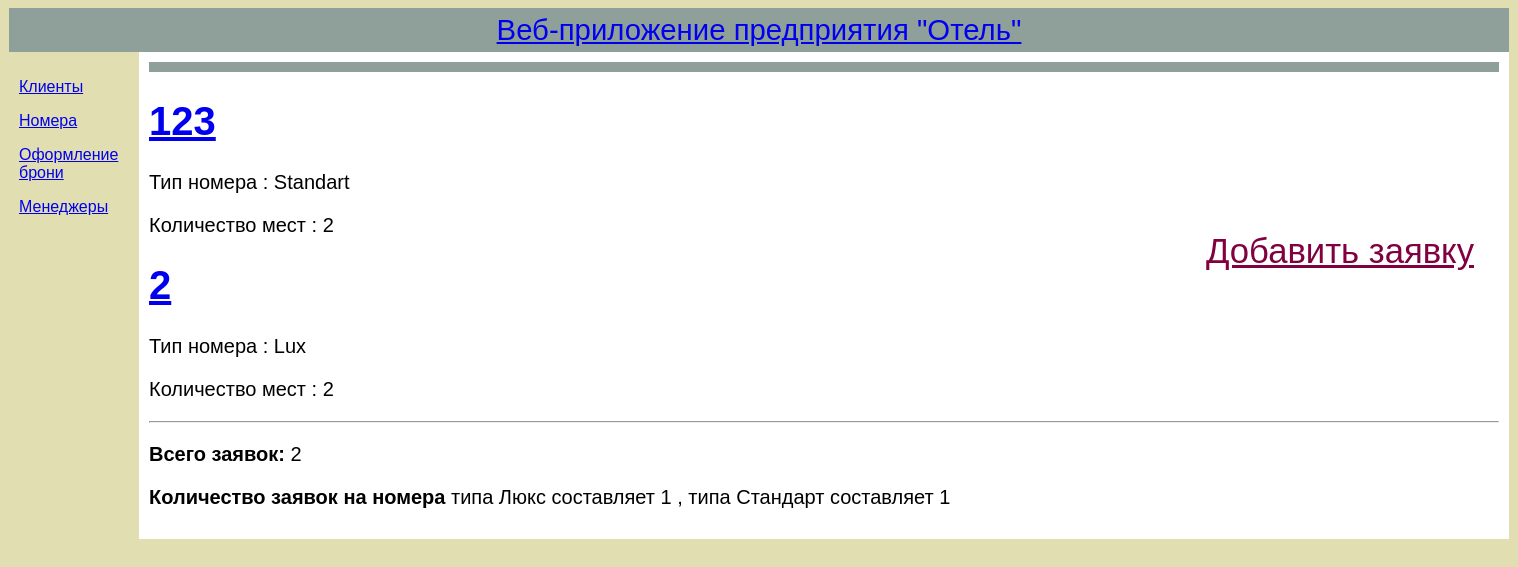
The page /booking/ on the database its author committed.
### blog/models.py (models this page shows, shortened)
class Booking(models.Model):
	number = models.CharField(max_length=50)
	created_date = models.DateTimeField(default=timezone.now)
	book_room_type = models.CharField(max_length=50)
	book_room_places = models.CharField(max_length=10)
	arrival_date = models.DateTimeField(default=timezone.now)
	tenure = models.CharField(max_length=20)

### blog/views.py (the view)
# urls.py: path('booking/', views.booking_list, name = 'booking_list'),
def booking_list(request):
    bookings = Booking.objects.order_by('number')
    count_bookings = Booking.objects.count()
    lux =  Booking.objects.filter(book_room_type = 'Lux').count()
    standart = Booking.objects.filter(book_room_type= 'Standart').count()
    return render(request, 'blog/booking_list.html', {'bookings':bookings, 'count_bookings': count_bookings, 'lux' : lux, 'standart' : standart} )

### blog/templates/blog/booking_list.html
{% extends 'blog/base.html' %}
{% block content %}
	   <div id="header"><a href="{% url 'booking_new' %}" id="top-menu">Добавить заявку</a></div>
	{% for booking in bookings %}
        <div class="booking">
        	<h1><a href="{% url 'booking_detail' pk=booking.pk %}">{{ booking.number}}</a></h1>
        <p>Тип номера : {{ booking.book_room_type|linebreaksbr }}</p>
        <p>Количество мест : {{ booking.book_room_places|linebreaksbr }}</p>
    {% empty %}
    <p>Все заявки обработаны, спасибо!</p>
        </div>
    {% endfor %}
    <hr>
    <p><b>Всего заявок: </b>{{count_bookings}} </p>
    <p><b>Количество заявок на номера </b>типа Люкс cоставляет {{lux}} , типа Стандарт составляет {{standart}}</p>
{% endblock %}

### blog/templates/blog/base.html (style rules this page uses)
body { font: 10pt Arial, Helvetica, sans-serif; background: #e1dfb1; }
#header { font-size: 2.2em; text-align: center; padding: 5px; background: #8fa09b; color: #ffe; }
#top-menu { color: #800040; float: right; font-size: 26pt; margin-right: 20px; clear: left; }

### rows shown on the page
Booking: number "123", book_room_type "Standart", book_room_places "2"
Booking: number "2", book_room_type "Lux", book_room_places "2"

### other values the page prints
{{ count_bookings }} "2"
{{ lux }} "1"
{{ standart }} "1"
